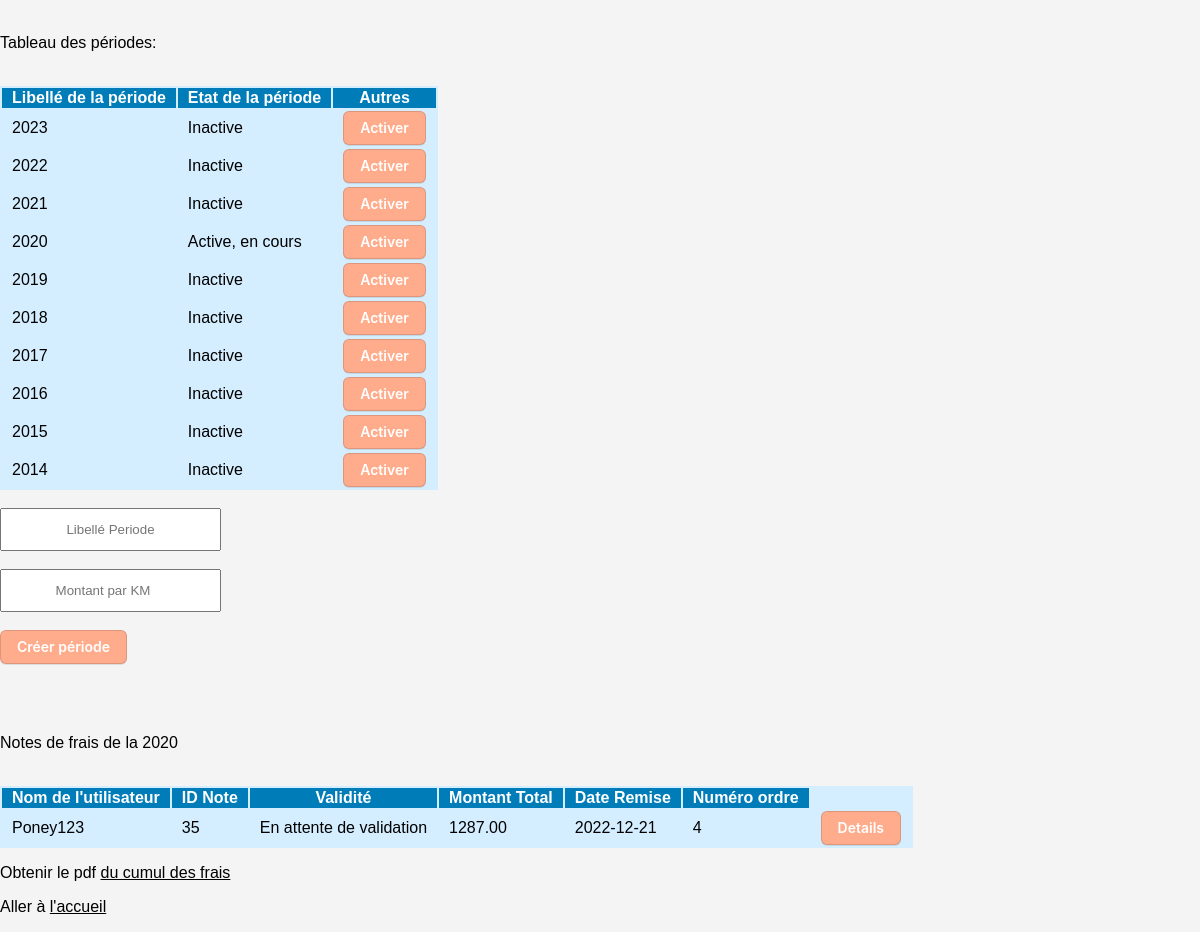
The app's page /LE_SITE_WEB/controleur.php with its own data.
### tables this page shows
CREATE TABLE `periode` (
  `id_periode` int(11) NOT NULL,
  `lib_periode` varchar(50) DEFAULT NULL,
  `est_active` tinyint(1) NOT NULL DEFAULT 0,
  `mt_km` decimal(8,3) DEFAULT NULL
);

CREATE TABLE `note` (
  `id_note` int(11) NOT NULL,
  `est_valide` tinyint(1) DEFAULT NULL,
  `mt_total` decimal(15,2) DEFAULT NULL,
  `dat_remise` date DEFAULT NULL,
  `id_periode` int(11) NOT NULL,
  `id_utilisateur` int(11) NOT NULL
);

CREATE TABLE `utilisateur` (
  `id_utilisateur` int(11) NOT NULL,
  `pseudo` varchar(50) DEFAULT NULL,
  `mdp` varchar(255) DEFAULT NULL,
  `mail` varchar(50) DEFAULT NULL,
  `nom` varchar(50) DEFAULT NULL,
  `prenom` varchar(50) DEFAULT NULL,
  `role` smallint(6) DEFAULT NULL
);

### LE_SITE_WEB/controleur.php (the view, shortened to what this page needs)
<?php
$laDATA = db_connect();
if ($_SESSION['roleid'] != 3) {
    $sql = "SELECT * from note, periode, utilisateur
    WHERE periode.est_active=1
    AND note.id_periode=periode.id_periode
    AND utilisateur.id_utilisateur=note.id_utilisateur";
    $result = $laDATA->prepare($sql);
    $result->execute();
} else {
    echo "Vous n'êtes pas autorisé à accéder à cette ressource.";
}
$row = $result->fetchall(PDO::FETCH_ASSOC);
?>
<!DOCTYPE html>
<html lang="fr">
<head>
    <link rel="stylesheet" href="css/styles.css">
</head>
<body>
<br/>
<p>Tableau des périodes:</p>
<br/>
<table class="UserList">
<tr class="UserList">
<th class="UserList2">Libellé de la période</th>
<th class="UserList2">Etat de la période</th>
<th class="UserList2">Autres</th>
</tr>
<?php
$liste_periode="SELECT * from periode";
$liste = $laDATA->prepare($liste_periode);
$liste->execute();
$periode = $liste->fetchall(PDO::FETCH_ASSOC);
foreach($periode as $periodes){
    echo "<tr class='UserList'>";
    echo "<td class='UserList2'>" . $periodes['lib_periode'] . "</td>";
    switch ($periodes['est_active']) {
        case 1:
            echo "<td class='UserList2'>Active, en cours</td>";
            break;
        case 0:
            echo "<td class='UserList2'>Inactive</td>";
            break;
    }
    echo "<td class='UserList2'><form action='periode.php' method='POST'><input type='submit' class='button-3' value='Activer' name='activePeriode'>";
    echo "<input type='hidden' value='".$periodes['id_periode']."' name='idperiode'></form></td>";
    echo "</tr>";
}
?>
</table>
<br/>
<form action="periode.php" method="POST">
    <input type="text" class="logCSS" name="libPeriode" placeholder="Libellé Periode" required>
    <br/>
    <br/>
    <input type="number" class="logCSS" name="mtKmPeriode" placeholder="Montant par KM" required>
    <br/>
    <br/>
    <input type="submit" class="button-3" value="Créer période" name="createPeriode">
    <br/>
    <br/>
</form>
<br/>
<br/>
<?php
    if(isset($row[0]['lib_periode']))
    {
        echo "<p>Notes de frais de la ".$row[0]['lib_periode']."</p>";
    }
?>
<br/>
<table>
    <table class="UserList">
        <tr class="UserList">
            <th class="UserList2">Nom de l'utilisateur</th>
            <th class="UserList2">ID Note</th>
            <th class="UserList2">Validité</th>
            <th class="UserList2">Montant Total</th>
            <th class="UserList2">Date Remise</th>
            <th class="UserList2">Numéro ordre</th>
        </tr>
        <?php
        foreach ($row as $rows) {
            if($rows['est_valide'] == '0') {
            echo "<tr class='UserList'>";
            echo "<td class='UserList2'>" . $rows['pseudo'] . "</td>";
            echo "<td class='UserList2'>" . $rows['id_note'] . "</td>";
            echo "<td class='UserList2'>En attente de validation</td>";
            echo "<td class='UserList2'>" . $rows['mt_total'] . " </td>";
            echo "<td class='UserList2'>" . $rows['dat_remise'] . "</td>";
            echo "<td class='UserList2'>" . $rows['id_periode'] . "</td>";
            echo "<td>";
            echo "<form action='valider.php' method='POST'>";
            echo "<input type='submit' class='button-3' name='submitDetails' value='Details'>";
            echo "</form>";
            echo "</td>";
            echo "</tr>";
            }
        }
        ?>
    </table>
    <p>Obtenir le pdf <a href=" cumul_des_frais_pdf.php">du cumul des frais</a></p>
    <p>Aller à <a href="index.php">l'accueil</a></p>
</body>
</html>

### LE_SITE_WEB/css/styles.css (style rules this page uses)
body { margin: 0; font-family: Helvetica, sans-serif; background-color: #f4f4f4; }
a { color: #000; }
table, tr.UserList { background: #d5eeff; }
td, th.UserList2 { padding-left: 10px; padding-right: 10px; }
th.UserList2 { background: #007cb9; color: white; }
td.UserList2 { background: #d5eeff; }
.logCSS { text-align: center; }
input.logCSS { padding: 12px 20px; box-sizing: border-box; }
.button-3 { appearance: none; background-color: #FFAC8C; border: 1px solid rgba(27, 31, 35, .15); border-radius: 6px; box-shadow: rgba(27, 31, 35, .1) 0 1px 0; box-sizing: border-box; color: #fff; cursor: pointer; display: inline-block; font-family: -apple-system,system-ui,"Segoe UI",Helvetica,Arial,sans-serif,"Apple Color Emoji","Segoe UI Emoji"; font-size: 14px; font-weight: 600; line-height: 20px; padding: 6px 16px; position: relative; text-align: center; text-decoration: none; user-select: none; -webkit-user-select: none; touch-action: manipulation; vertical-align: middle; white-space: nowrap; }

### records on screen
periode: lib_periode "2023", est_active "Inactive"
periode: lib_periode "2022", est_active "Inactive"
periode: lib_periode "2021", est_active "Inactive"
periode: lib_periode "2020", est_active "Active, en cours"
periode: lib_periode "2019", est_active "Inactive"
periode: lib_periode "2018", est_active "Inactive"
periode: lib_periode "2017", est_active "Inactive"
periode: lib_periode "2016", est_active "Inactive"
periode: lib_periode "2015", est_active "Inactive"
periode: lib_periode "2014", est_active "Inactive"
note: id_periode.lib_periode "2020", id_utilisateur.pseudo "Poney123", id_note "35", mt_total "1287.00", dat_remise "2022-12-21", id_periode.id_periode "4"
